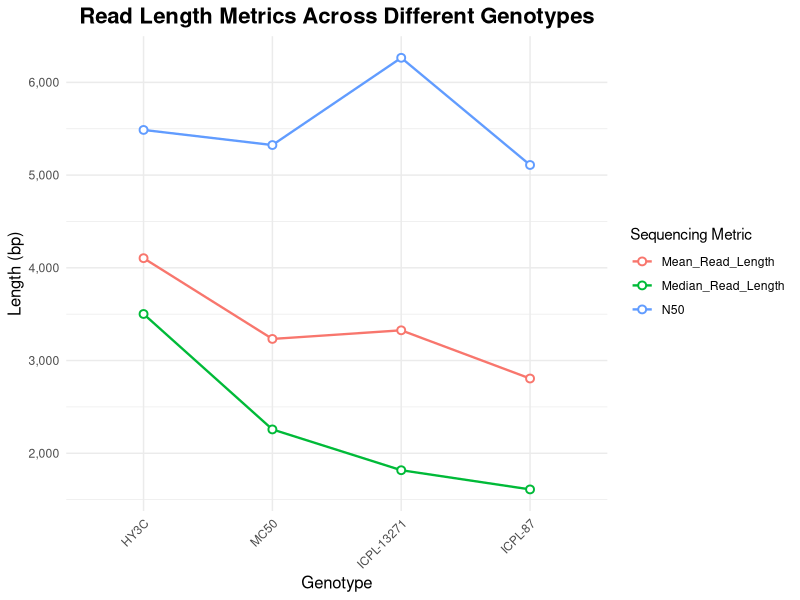

This figure's R source:
library(tidyr)
library(ggplot2)
data <- data.frame(
  Genotype = factor(c("HY3C", "MC50", "ICPL-13271", "ICPL-87"),
                    levels = c("HY3C", "MC50", "ICPL-13271", "ICPL-87")),
  Mean_Read_Length = c(4104, 3233, 3326, 2806),
  Median_Read_Length = c(3502, 2257, 1817, 1610),
  N50 = c(5487, 5324, 6265, 5109)
)
plot_data <- data %>%
  pivot_longer(
    cols = c(Mean_Read_Length, Median_Read_Length, N50), 
    names_to = "Metric",                               
    values_to = "Length_Value"                          
  )  

sequencing_plot <- ggplot(plot_data, 
                          aes(x = Genotype,       
                              y = Length_Value,   
                              group = Metric,     
                              color = Metric)) +  
  geom_line(linewidth = 0.8) +
  
  geom_point(size = 2, shape = 21, fill = "white", stroke = 1) +
  
  labs(
    title = "Read Length Metrics Across Different Genotypes",
    x = "Genotype",
    y = "Length (bp)",
    color = "Sequencing Metric"
  ) +
  
  theme_minimal() + 
  theme(
    plot.title = element_text(hjust = 0.5, face = "bold", size = 16),
    axis.title = element_text(size = 12),
    axis.text.x = element_text(angle = 45, hjust = 1) 
  ) +
  
    scale_y_continuous(breaks = seq(1000, 7000, by = 1000), 
                     labels = scales::comma) 

print(sequencing_plot)
  
